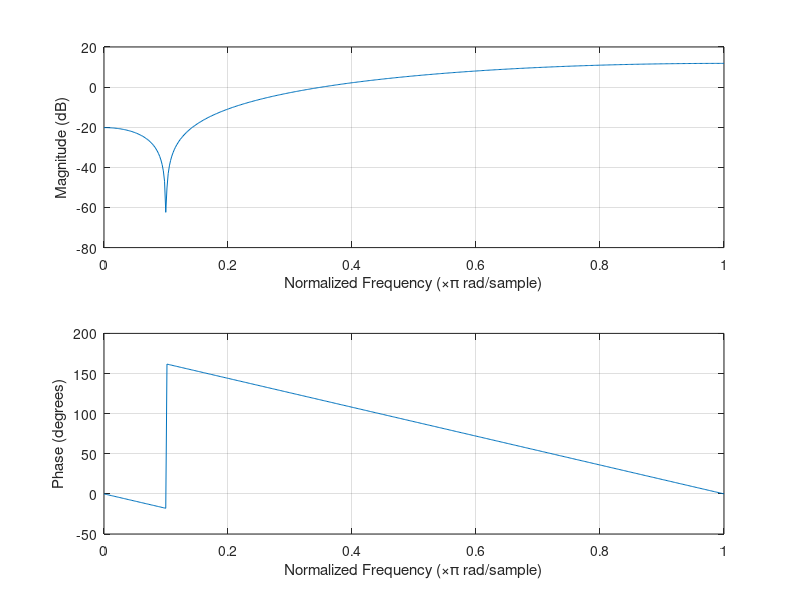
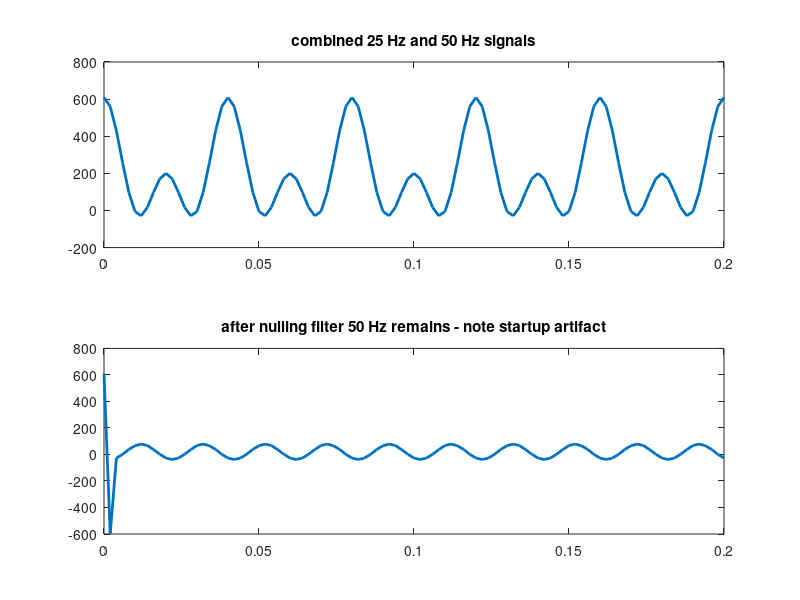
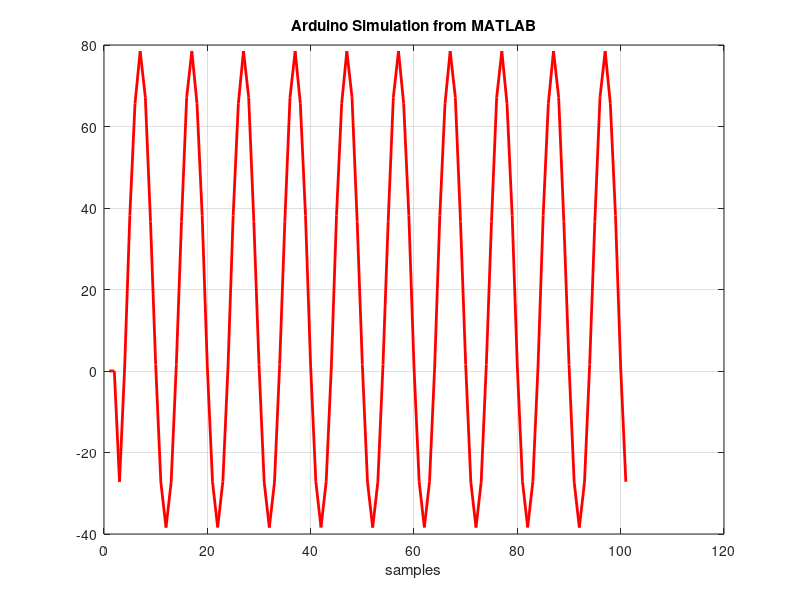

The MATLAB script that drew these images, in order:
%% Nulling_demo_Jan2019
% last revision 27 Jan 2019, Dr. Chmielewski for T480
%
close all;
clear all;
clc;
%% set up signal
fsig = 25;  % signal frequency
bd = 10;  %bit depth 10
% fsig = 0  % try and see what happens
Fsamp = 500; % ensure sampling meets Nyquist criterion
Tsamp = 1/Fsamp;
t = 0:Tsamp:0.2;
x = cos(2*pi*fsig*t) + cos(2*pi*(2*fsig)*t);   % 50 Hz period = 0.02 so must sample
%faster that is why we use 500 Hz a factor of 10 (more could have been
%used)
% sig x is 25 Hz plus 50 Hz to show that we can remove but there is also a
% gain associated with the signal that is passed i.e. 50Hz
%%
new_quants = round(x.*(1023/5))+200; %b = [1 -1.9021 1];

for i = 1:101
    
    fprintf('%d', new_quants(i))
    fprintf(',')
end
%% plot signal
figure(1)
% plot(t,round(x.*(1023/5)),'linewidth', 2)
% hold on
plot(t,new_quants, 'linewidth', 2)

% legend('Normal','Discretized')
xlabel('Samples'),ylabel('Quantized Samples')
title('Quantized and Shifted the Signal')
% for sampling at 500 Hz Fs/2 = 250 corresponds to pi
% the 25 Hz corresponds to 0.1*pi   this is frequency to null
%% set up nulling filter coefficients
%  see notes -2*cos(0.1*pi)
b = [1 -2*cos(0.1*pi) 1];   %  filter blocks 0.1pi  only more terms will block other frequencies
a = 1;
%% look at frequency response of filter - make sure 0.1pi is "zero" indicationg blocked
freqz(b,a) % magnitude and phase of DTFT
%% now filter using Matlab filter function
y1 = filter(b,a,new_quants);

figure
subplot(2,1,1)
plot(t,new_quants, 'linewidth', 2)
title('combined 25 Hz and 50 Hz signals')
subplot(2,1,2)
plot(t,y1, 'linewidth', 2)
title('after nulling filter 50 Hz remains - note startup artifact')
%% now filter recrusively as you would do in Arduino
% filter is y[n] = h0 x[0] + h1 x[n-1] + h2 x[n-2]   b and h are same
% there is no consideration for floating or fixed point
nn = length(new_quants); % length of input signal
for n = 3:nn
y(n) = b(1)*new_quants(n) + b(2)*new_quants(n-1) + b(3)*new_quants(n-2);
end
figure
plot(y, 'r', 'linewidth', 2)
title('Arduino Simulation from MATLAB')
xlabel('samples')
grid on
